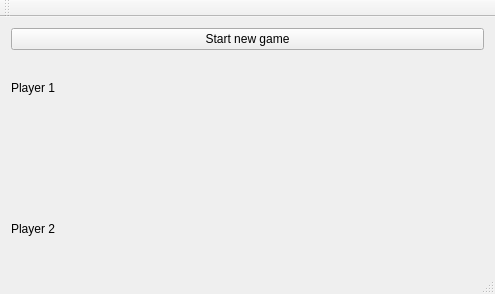
<?xml version="1.0" encoding="UTF-8"?>
<ui version="4.0">
 <class>MainWindow</class>
 <widget class="QMainWindow" name="MainWindow">
  <property name="geometry">
   <rect>
    <x>0</x>
    <y>0</y>
    <width>495</width>
    <height>294</height>
   </rect>
  </property>
  <property name="windowTitle">
   <string>MainWindow</string>
  </property>
  <widget class="QWidget" name="centralWidget">
   <layout class="QVBoxLayout" name="verticalLayout">
    <item>
     <widget class="QPushButton" name="startNewGame">
      <property name="text">
       <string>Start new game</string>
      </property>
     </widget>
    </item>
    <item>
     <widget class="QLabel" name="player1Name">
      <property name="text">
       <string>Player 1</string>
      </property>
     </widget>
    </item>
    <item>
     <widget class="TicTacToeWidget" name="gameBoard" native="true"/>
    </item>
    <item>
     <widget class="QLabel" name="player2Name">
      <property name="text">
       <string>Player 2</string>
      </property>
     </widget>
    </item>
   </layout>
  </widget>
  <widget class="QMenuBar" name="menuBar">
   <property name="geometry">
    <rect>
     <x>0</x>
     <y>0</y>
     <width>495</width>
     <height>20</height>
    </rect>
   </property>
  </widget>
  <widget class="QToolBar" name="mainToolBar">
   <attribute name="toolBarArea">
    <enum>TopToolBarArea</enum>
   </attribute>
   <attribute name="toolBarBreak">
    <bool>false</bool>
   </attribute>
  </widget>
  <widget class="QStatusBar" name="statusBar"/>
 </widget>
 <layoutdefault spacing="6" margin="11"/>
 <customwidgets>
  <customwidget>
   <class>TicTacToeWidget</class>
   <extends>QWidget</extends>
   <header>tictactoewidget.h</header>
   <container>1</container>
  </customwidget>
 </customwidgets>
 <resources/>
 <connections/>
</ui>
